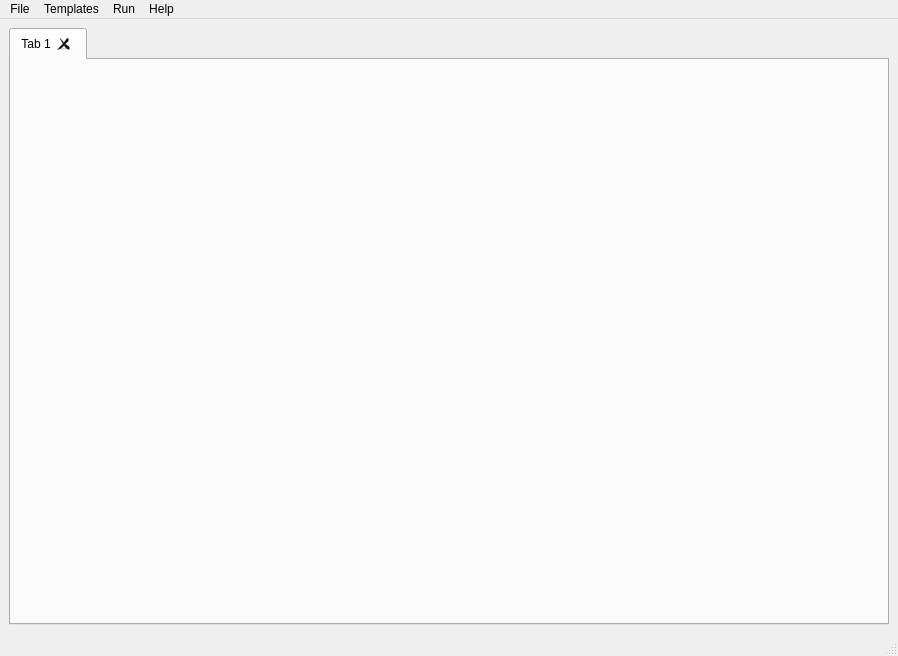
<?xml version="1.0" encoding="UTF-8"?>
<ui version="4.0">
 <class>MainWindow</class>
 <widget class="QMainWindow" name="MainWindow">
  <property name="geometry">
   <rect>
    <x>0</x>
    <y>0</y>
    <width>898</width>
    <height>656</height>
   </rect>
  </property>
  <property name="windowTitle">
   <string>Libpince Engine</string>
  </property>
  <widget class="QWidget" name="centralwidget">
   <layout class="QGridLayout" name="gridLayout">
    <item row="0" column="0">
     <widget class="QTabWidget" name="tabWidget">
      <property name="tabsClosable">
       <bool>true</bool>
      </property>
      <widget class="QWidget" name="tab">
       <attribute name="title">
        <string>Tab 1</string>
       </attribute>
      </widget>
     </widget>
    </item>
   </layout>
  </widget>
  <widget class="QMenuBar" name="menubar">
   <property name="geometry">
    <rect>
     <x>0</x>
     <y>0</y>
     <width>898</width>
     <height>23</height>
    </rect>
   </property>
   <widget class="QMenu" name="menuFile">
    <property name="title">
     <string>File</string>
    </property>
    <addaction name="actionOpen"/>
    <addaction name="actionSave"/>
   </widget>
   <widget class="QMenu" name="menuTemplates">
    <property name="title">
     <string>Templates</string>
    </property>
    <addaction name="actionCode_Injection"/>
   </widget>
   <widget class="QMenu" name="menuHelp">
    <property name="title">
     <string>Help</string>
    </property>
    <addaction name="actionLibpince"/>
   </widget>
   <widget class="QMenu" name="menuRun">
    <property name="title">
     <string>Run</string>
    </property>
    <addaction name="actionRun_current_script"/>
   </widget>
   <addaction name="menuFile"/>
   <addaction name="menuTemplates"/>
   <addaction name="menuRun"/>
   <addaction name="menuHelp"/>
  </widget>
  <widget class="QStatusBar" name="statusbar"/>
  <action name="actionCode_Injection">
   <property name="text">
    <string>Code Injection</string>
   </property>
  </action>
  <action name="actionOpen">
   <property name="text">
    <string>Open [Ctrl+O]</string>
   </property>
  </action>
  <action name="actionSave">
   <property name="text">
    <string>Save [Ctrl+S]</string>
   </property>
  </action>
  <action name="actionLibpince">
   <property name="text">
    <string>Libpince</string>
   </property>
  </action>
  <action name="actionRun_current_script">
   <property name="text">
    <string>Run current script [Ctrl+R]</string>
   </property>
  </action>
 </widget>
 <resources/>
 <connections/>
</ui>
